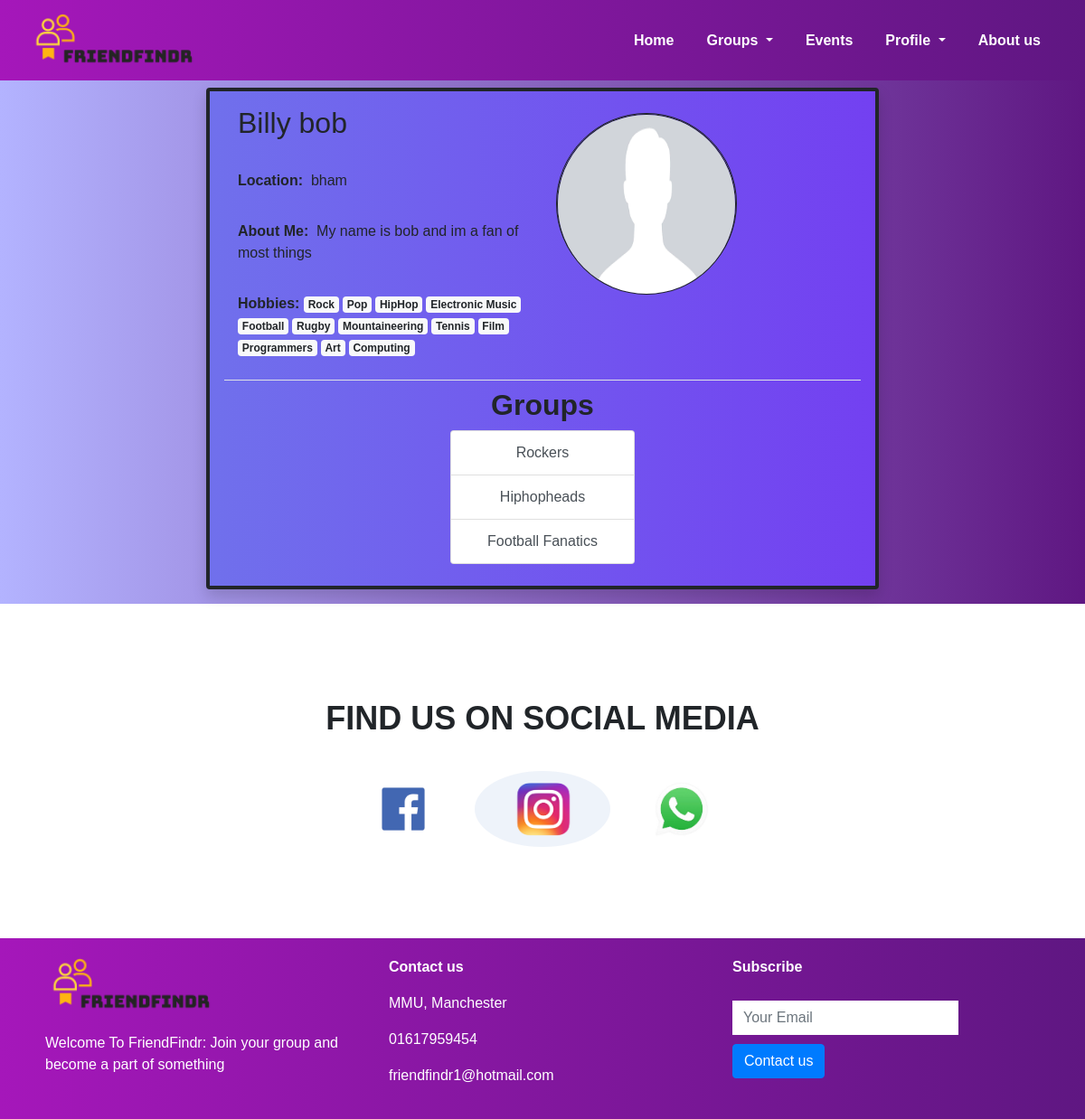
Before: /profile-page.php?userid=28 (signed in) with the older database file.
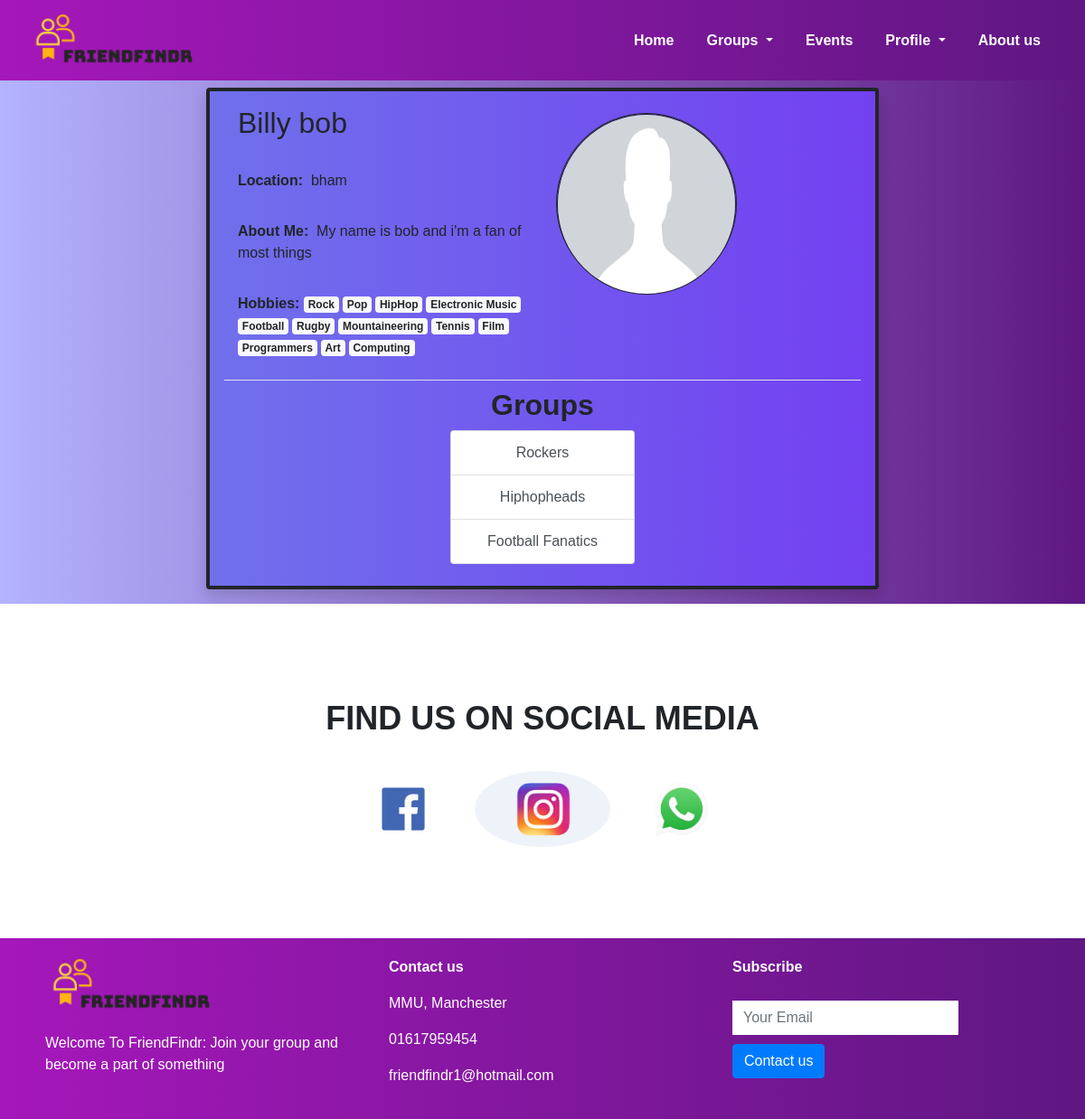
After: the same page with the newer database file.
### tables this page shows
CREATE TABLE `users` (
  `userid` int(11) NOT NULL,
  `username` varchar(45) NOT NULL,
  `email` varchar(45) NOT NULL,
  `password` varchar(255) NOT NULL,
  `location` varchar(45) DEFAULT NULL,
  `bio` varchar(255) DEFAULT NULL,
  `created_at` datetime NOT NULL DEFAULT current_timestamp(),
  `DateOfBirth` date NOT NULL
);

### PhP classes/User.php (called while the page is built, shortened)
<?php
class User
{
    private $id;
    public function __construct($id) {
        $this->id = $id;
        $this->loadUser($id);
    }
    private function loadUser($id) {
        global $mysqli;
        $sql = "SELECT username, email, location, bio, created_at, DateOfBirth FROM users WHERE userid=?;";
        if($stmt = $mysqli->prepare($sql)) {
            $stmt->bind_param("s", $param_userid);
            $param_userid = $id;
            if($stmt->execute()) {
                $stmt->store_result();
                if($stmt->num_rows == 0) {
                    $user_err = "Error: User not found!";
                } else {
                    $stmt->bind_result($username, $email, $location, $bio, $created_at, $date_of_birth);
                }
            } else {
                $user_err = "Oops! Something went wrong! " . $mysqli->error;
            }
        } else {
            "Oops! Something went wrong! " . $mysqli->error;
        }
    }
    public function getGroups() {
        global $mysqli;
        $sql = "SELECT grp.groupid, grp.name FROM groups grp JOIN usergroups ugr ON grp.groupid = ugr.groupid where userid = ?";
        $groups = array();
        if($stmt = $mysqli->prepare($sql)) {
            $stmt->bind_param("s", $param_userid);
            if($stmt->execute()) {
                $stmt->store_result();
                    $stmt->bind_result($id, $name);
                    while($stmt->fetch()) {
                        $groups[$id] = $name;
                    }
            }
        }
        return $groups;
    }
    public function getHobbies() {
        global $mysqli;
        $hobbies = array();
        $sql = "SELECT name FROM hobbies hb join userhobbies uhb on hb.hobbyid = uhb.hobbyid WHERE userid = $this->id";
        if($result = $mysqli->query($sql)) {
            while($row = $result->fetch_assoc()) {
                $hobbies[] = $row["name"];
            }
        }
        return $hobbies;
    }
    function getProfilePic()
    {
        global $mysqli;
        $sql = "SELECT name FROM profilepictures WHERE userid = $this->id;";
        if ($result = $mysqli->query($sql)) {
            $row = $result->fetch_assoc();
            return "uploads/profile_pictures/" . $row["name"];
        } else {
            return $mysqli->error;
        }
    }
}

### profile-page.php (the view, shortened to what this page needs)
<?php
include("PhP classes/Validator.php");
include("PhP classes/User.php");
if (!isset($_GET["userid"])) {
    $userid = $_SESSION["id"];
} else {
    $userid = $_GET["userid"];
}
try {
    $user = new User($userid);
} catch (Exception $e) {
    $user_err = $e->getMessage();
}
function GetVar($var, $userid, $conn)
{
    $query = $conn->query("SELECT " . $var . " FROM users WHERE userid = '" . $userid . "' LIMIT 1");
    $result = $query->fetch_assoc();
    return $result[$var];
}
?>
<!DOCTYPE html>
<html lang="en">
<head>
    <link rel="stylesheet" href="https://stackpath.bootstrapcdn.com/bootstrap/4.5.2/css/bootstrap.min.css">
    <link rel="stylesheet" type="text/css" href="css/wpCss.css"
    ">
</head>
<body>
<section id="nav-bar">
    <nav class="navbar navbar-expand-lg navbar-light">
        <div class="container-fluid">
            <a class="navbar-brand" href="#"><img src="./data/logo.png"/></a>
            <div class="collapse navbar-collapse" id="navbarNav">
                <ul class="navbar-nav ml-auto">
                    <li class="nav-item">
                        <a class="nav-link" href="welcome.php">Home</a>
                    </li>
                    <li class="nav-item dropdown">
                        <a class="nav-link dropdown-toggle" href="#" id="navbardrop" data-toggle="dropdown">
                            Groups
                        </a>
                    </li>
                    <li class="nav-item">
                        <a class="nav-link" href="events-page.php">Events</a>
                    </li>
                    <li class="nav-item dropdown">
                        <a class="nav-link dropdown-toggle" href="#" id="navbardrop" data-toggle="dropdown">
                            Profile
                        </a>
                    </li>
                    <li class="nav-item">
                        <a class="nav-link" href="about-us.php">About us</a>
                    </li>
                </ul>
            </div>
        </div>
    </nav>
</section>
<section id="profile">
    <div class="container">
        <div class="row">
            <div class="col-sm-8 p-2 mx-auto">
                <div class="bo-area p-3 mb-2 rounded shadow"
                     style="background-image: linear-gradient(to right, #7070ec, #7340f1);">
                    <div class="col-sm-12 mb-2 pb-2 border-bottom text-color">
                        <div class="row">
                            <div class="col-sm-6 ">
                                <h2><?php echo GetVar('username', $userid, $mysqli) ?> </h2>
                                <p>
                                    <strong>Location:</strong>&nbsp;&nbsp;<?php echo GetVar('location', $userid, $mysqli) ?>
                                </p>
                                <p><strong>About Me:</strong>&nbsp;&nbsp;<?php echo GetVar('bio', $userid, $mysqli) ?>
                                </p>
                                <p><strong>Hobbies: </strong>
                                    <?php
                                    foreach ($user->getHobbies() as $hobby) {
                                        echo <<<HTML
                                    <span class="mr-1 badge badge-light">$hobby</span>
                                    HTML;
                                    }
                                    ?>
                                </p>
                            </div>
                            <div class="mt-2 col-sm-4 text-center float-right">
                                <figure>
                                    <div class="rounded-circle">
                                        <img class="img-responsive rounded-circle w-100" style=""
                                             alt="No profile picture found"
                                             src="<?php echo $user->getProfilePic() ?>"
                                             onerror=this.src="uploads/profile_pictures/default.jpg">
                                    </div>
                                </figure>
                            </div>
                        </div>
                    </div>
                    <div class="col-lg-4 divider text-center mx-auto">
                        <h2><strong>Groups</strong></h2>
                        <ul class="list-group pb-2">
                            <?php
                            foreach ($user->getGroups() as $groupid => $group) {
                                echo "<a href='group-page.php?groupid=$groupid' class='list-group-item list-group-item-action'>$group</a>";
                            }
                            ?>
                        </ul>
                    </div>
                </div>
            </div>
        </div>
    </div>
</section>
<section id="social-media">
    <div class="container text-center">
        <p>FIND US ON SOCIAL MEDIA</p>
        <div class="social-icons">
            <a href="#"> <img src="./data/fb.png"/> </a>
            <a href="#"> <img src="./data/ig.png"/> </a>
            <a href="#"> <img src="./data/ws.jpg"/> </a>
        </div>
    </div>
</section>
<section id="footer">
    <div class="container">
        <div class="row">
            <div class="col-md-4 footer-box">
                <img src="./data/logo.png"/>
                <p>
                    Welcome To FriendFindr:
                    Join your group and become a part of something
                </p>
            </div>
            <div class="col-md-4 footer-box">
                <p><b> Contact us </b></p>
                <p><i class="fa fa-map-marker"></i> MMU, Manchester</p>
                <p><i class="fa fa-phone"></i>01617959454</p>
                <p><i class="fa fa-envelope"></i>friendfindr1@hotmail.com</p>
            </div>
            <div class="col-md-4 footer-box">
                <p><b> Subscribe </b></p>
                <input type="email" class="form-control" placeholder="Your Email"/>
                <button type="button" class="btn btn-primary">Contact us</button>
            </div>
        </div>
    </div>
</section>
</body>
</html>

### css/wpCss.css (style rules this page uses)
* { margin:0; padding:0; }
body { font-family: 'Raleway', sans-serif; background-image:url('./man.jpg'); background-repeat: repeat-y; background-size: 100% auto; }
#nav-bar { position: sticky; top:0; z-index:10; }
.navbar { background-image: linear-gradient(to right, #a517ba, #5f1782); }
.navbar-nav li { padding: 0 10px; }
.navbar-nav li a { color: #fff !important; font-weight: 600; float:right; text-align:left; }
.navbar-brand img { width:200px; }
#social-media { padding:100px 0; }
#social-media p { font-size: 36px; font-weight:600; margin-bottom:30px; }
.social-icons img { width:150px; transition:0.5s; border-radius:100%; border:none; }
#footer { background-image: linear-gradient(to right, #a517ba, #5f1782); color: #fff; }
.footer-box { padding:20px; }
.footer-box img { width:200px; margin-bottom:20px; border-radius:5%; }
.footer-box .form-control { box-shadow:none; border:none; border-radius:0; margin-top:25px; max-width:250px; }
.footer-box .btn-primary { margin-top:10px; }
div.bo-area { min-height:355px; display: inline-block; border:4px solid; border-radius: 25px; padding: 20px; }
#profile { background-image: linear-gradient(to right, #b3b3ff, #5f1782); }
#profile img { border:1px solid; }
#profile p { margin-top:10%; }
.rounded-circle { border:1px solid; border-radius:50%; width:200px; height:200px; }

Changed rows visible on the page:
changed users "Billy bob": bio "My name is bob and im a fan of most things" → "My name is bob and i'm a fan of most things"
